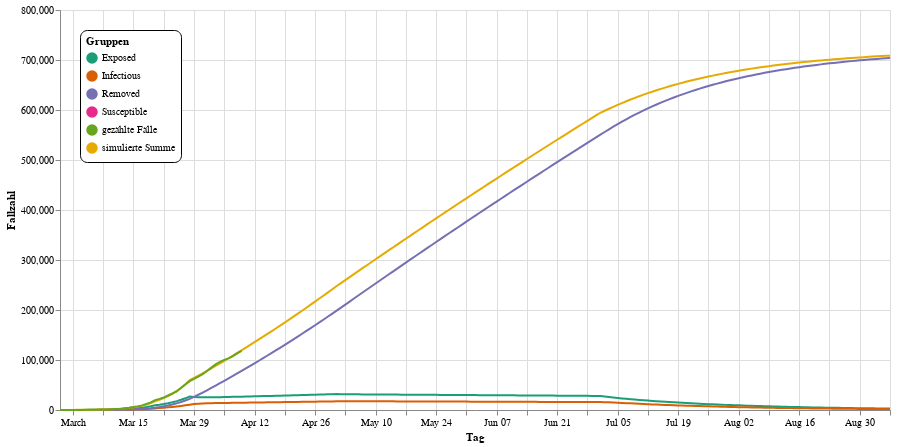

Notebook cell for this chart:
### Markdown cell above
Für eine interessante Variante der Simulation stellen Sie $R_{0}$ einfach mal auf Werte ein, die nicht von `curve_fit()` berechnet wurden. Beispielsweise sorgen nach den Interventionstagen Werte für $R_{0}$, die kleiner als 1 sind dafür, dass der Peak an diesem tag vorbei ist. Für sehr kleine $R_{0}$ würde beispielsweise ein genaues Tracking und Isolieren der Infizierten sorgen. Das folgende Diagramm ist wegen der erfundenen Werte aber rein hypothetisch:

### Code cell
# Tag der Aufhebung der Kontaktsperre
it3 = dt.datetime(year=2020, month=5, day=1)
# Erwartete Reproduktionszahl nach Aufhebung der Kontaktsperre
r3 = 0.99

# Tag der Aufhebung der Ausgangsbeschränkungen
it4 = dt.datetime(year=2020, month=7, day=1)
# Erwartete Reproduktionszahl nach Aufhebung der Kontaktsperre
r4 = 0.75

# Zahl der Tage, die die Simulation in die Zukunft berechnet
prediction_days=150
# Höchster Wert im Diagramm (damit die y-Achse die interessanten Werte nicht zu sehr staucht)
max_val=800000

plot(prediction(prediction_days=prediction_days, max_val=max_val, r3=r3, r4=r4, it3 = it3, it4 = it4))

### Figure 1 — Vega-Lite specification as saved in the notebook (floating-point values rounded to 4 significant figures; data arrays with more than 128 entries replaced by an {"elided": "..."} marker saying what was removed)
{"config": {"view": {"continuousWidth": 400, "continuousHeight": 300}}, "layer": [{"mark": {"type": "line", "point": false}, "encoding": {"color": {"type": "nominal", "field": "Typ", "legend": {"cornerRadius": 7, "fillColor": "white", "legendX": 20, "legendY": 20, "orient": "none", "padding": 6, "strokeColor": "black", "title": "Gruppen"}, "scale": {"scheme": "dark2"}}, "x": {"type": "temporal", "field": "Tag", "title": "Tag"}, "y": {"type": "quantitative", "field": "Fallzahl", "title": "Fallzahl"}}}, {"mark": "point", "encoding": {"opacity": {"value": 0}, "x": {"type": "temporal", "field": "Tag", "title": "Tag"}}, "selection": {"selector006": {"type": "single", "nearest": true, "on": "mouseover", "fields": ["Tag"], "empty": "none"}}}, {"mark": "point", "encoding": {"color": {"type": "nominal", "field": "Typ", "legend": {"cornerRadius": 7, "fillColor": "white", "legendX": 20, "legendY": 20, "orient": "none", "padding": 6, "strokeColor": "black", "title": "Gruppen"}, "scale": {"scheme": "dark2"}}, "opacity": {"condition": {"value": 1, "selection": "selector006"}, "value": 0}, "x": {"type": "temporal", "field": "Tag", "title": "Tag"}, "y": {"type": "quantitative", "field": "Fallzahl", "title": "Fallzahl"}}}, {"mark": {"type": "rule", "color": "gray"}, "encoding": {"x": {"type": "temporal", "field": "Tag", "title": "Tag"}}, "transform": [{"filter": {"selection": "selector006"}}]}, {"mark": {"type": "text", "align": "left", "dx": 4, "dy": -8}, "encoding": {"color": {"type": "nominal", "field": "Typ", "legend": {"cornerRadius": 7, "fillColor": "white", "legendX": 20, "legendY": 20, "orient": "none", "padding": 6, "strokeColor": "black", "title": "Gruppen"}, "scale": {"scheme": "dark2"}}, "text": {"condition": {"type": "quantitative", "field": "Fallzahl", "selection": "selector006"}, "value": " "}, "x": {"type": "temporal", "field": "Tag", "title": "Tag"}, "y": {"type": "quantitative", "field": "Fallzahl", "title": "Fallzahl"}}}, {"mark": {"type": "text", "align": "left", "dx": 4, "dy": -8}, "encoding": {"color": {"value": "gray"}, "text": {"condition": {"type": "temporal", "field": "Tag", "selection": "selector006"}, "value": " "}, "x": {"type": "temporal", "field": "Tag", "title": "Tag"}, "y": {"value": 16}}, "transform": [{"filter": {"selection": "selector006"}}]}], "data": {"name": "data-0466dabd4f03f8f6e3ce2ac63650385b"}, "height": 400, "width": 830, "$schema": "https://vega.github.io/schema/vega-lite/v4.8.1.json", "datasets": {"data-0466dabd4f03f8f6e3ce2ac63650385b": {"elided": "1008 records"}}}
